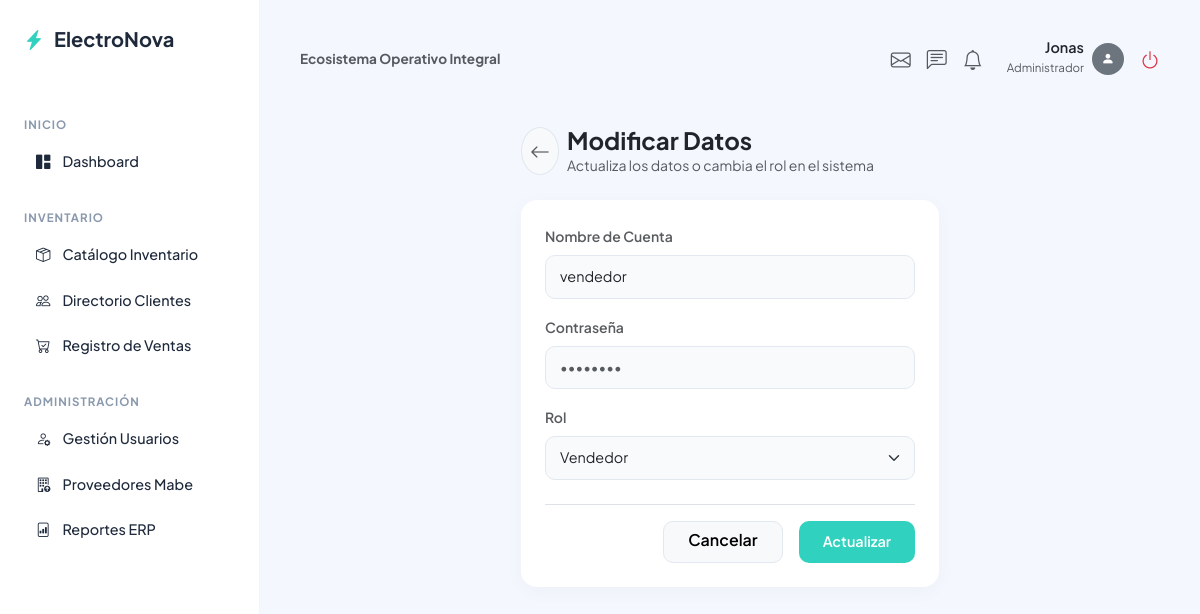
Screenshot of /auth/usuarios/edit/3 (signed in) with the database file from the repository.
### app/auth/models.py (models this page shows)
class Usuario(db.Model, UserMixin):
    __tablename__ = "usuarios"
    id = db.Column(db.Integer, primary_key=True)
    username = db.Column(db.String(100), unique=True, nullable=False)
    password = db.Column(db.String(200), nullable=False)
    rol_id = db.Column(db.Integer, db.ForeignKey("roles.id"), nullable=False)
    @property
    def rol(self):
        return self.rol_rel.nombre if self.rol_rel else "Vendedor"

class Rol(db.Model):
    __tablename__ = "roles"
    id = db.Column(db.Integer, primary_key=True)
    nombre = db.Column(db.String(50), unique=True, nullable=False)
    usuarios = db.relationship("Usuario", backref="rol_rel", lazy=True)

### app/auth/routes.py (the view, shortened to what this page needs)
@auth_bp.route("/usuarios/edit/<int:id>", methods=["GET", "POST"])
@login_required
@admin_required
def edit_usuario(id):
    usuario = Usuario.query.get_or_404(id)
    if usuario.id == current_user.id:
        flash("Para modificar tus propias credenciales activas, ve al panel de perfil.", "warning")
        return redirect(url_for("auth.usuarios_index"))
    return render_template("auth/edit_usuario.html", usuario=usuario)

### app/auth/helpers.py (called while the page is built)
def admin_required(f):
    @wraps(f)
    def decorated_function(*args, **kwargs):
        if not current_user.is_authenticated or current_user.rol != "Administrador":
            flash("Acceso denegado: Se requieren permisos de Administrador.", "danger")
            return redirect(url_for("core.dashboard"))
        return f(*args, **kwargs)
    return decorated_function

### app/auth/templates/auth/edit_usuario.html (shortened to what this page needs)
{% extends 'base.html' %}
{% block content %}
<div class="row justify-content-center mt-3">
    <div class="col-lg-6">
        <div class="d-flex align-items-center gap-2 mb-4">
            <a href="{{ url_for('auth.usuarios_index') }}" class="btn btn-light rounded-circle p-2 d-inline-flex text-muted" style="border: 1px solid #e2e8f0;">
                <i class="bi bi-arrow-left fs-5"></i>
            </a>
            <div>
                <h4 class="fw-bold mb-0 text-dark">Modificar Datos</h4>
                <p class="text-muted small mb-0">Actualiza los datos o cambia el rol en el sistema</p>
            </div>
        </div>
        <div class="cleo-card p-4">
            <form method="POST" action="{{ url_for('auth.edit_usuario', id=usuario.id) }}">
                <div class="mb-3">
                    <label class="form-label fw-semibold small text-muted">Nombre de Cuenta</label>
                    <input type="text" name="username" class="form-control" value="{{ usuario.username }}" required>
                </div>
                <div class="mb-3">
                    <label class="form-label fw-semibold small text-muted">Contraseña</label>
                    <input type="password" name="password" class="form-control" placeholder="••••••••">
                </div>
                <div class="mb-4">
                    <label class="form-label fw-semibold small text-muted">Rol</label>
                    <select name="rol" class="form-select">
                        <option value="Vendedor" {% if usuario.rol == 'Vendedor' %}selected{% endif %}>Vendedor</option>
                    </select>
                </div>
                <div class="d-flex justify-content-end gap-3 border-top pt-3">
                    <a href="{{ url_for('auth.usuarios_index') }}" class="btn btn-light px-4" style="border-radius: 10px; font-weight: 600; border: 1px solid #e2e8f0;">
                        Cancelar
                    </a>
                    <button type="submit" class="btn btn-cleo-primary px-4">
                        Actualizar
                    </button>
                </div>
            </form>
        </div>
    </div>
</div>
{% endblock %}

### app/templates/base.html (shortened to what this page needs)
<!DOCTYPE html>
<html lang="es">
<head>
    <link href="https://cdn.jsdelivr.net/npm/bootstrap@5.3.0/dist/css/bootstrap.min.css" rel="stylesheet">
    <link rel="stylesheet" href="https://cdn.jsdelivr.net/npm/bootstrap-icons@1.11.0/font/bootstrap-icons.css">
</head>
<body>
    <div class="wrapper">
        {% if current_user.is_authenticated %}
            <aside class="sidebar">
                <a href="{{ url_for('core.dashboard') }}" class="brand-logo">
                    <i class="bi bi-lightning-charge-fill" style="color: var(--cleo-primary);"></i> ElectroNova
                </a>
                <div class="menu-category">Inicio</div>
                <ul class="nav-menu">
                    <li class="nav-menu-item">
                        <a href="{{ url_for('core.dashboard') }}" class="nav-menu-link">
                            <i class="bi bi-grid-1x2-fill"></i> Dashboard
                        </a>
                    </li>
                </ul>
                <div class="menu-category">Inventario</div>
                <ul class="nav-menu">
                    <li class="nav-menu-item">
                        <a href="{{ url_for('inventario.index') }}" class="nav-menu-link">
                            <i class="bi bi-box-seam"></i> Catálogo Inventario
                        </a>
                    </li>
                    <li class="nav-menu-item">
                        <a href="{{ url_for('clientes.index') }}" class="nav-menu-link">
                            <i class="bi bi-people"></i> Directorio Clientes
                        </a>
                    </li>
                    <li class="nav-menu-item">
                        <a href="{{ url_for('ventas.index') }}" class="nav-menu-link">
                            <i class="bi bi-cart-check"></i> Registro de Ventas
                        </a>
                    </li>
                </ul>
                {% if current_user.rol == 'Administrador' %}
                <div class="menu-category">Administración</div>
                <ul class="nav-menu">
                    <li class="nav-menu-item">
                        <a href="{{ url_for('auth.usuarios_index') }}" class="nav-menu-link">
                            <i class="bi bi-person-gear"></i> Gestión Usuarios
                        </a>
                    </li>
                    <li class="nav-menu-item">
                        <a href="{{ url_for('inventario.proveedores') }}" class="nav-menu-link">
                            <i class="bi bi-building-up"></i> Proveedores Mabe
                        </a>
                    </li>
                    <li class="nav-menu-item">
                        <a href="{{ url_for('core.reportes') }}" class="nav-menu-link">
                            <i class="bi bi-file-bar-graph"></i> Reportes ERP
                        </a>
                    </li>
                </ul>
                {% endif %}
            </aside>
        {% endif %}
        <main class="main-content {% if current_user.is_authenticated %}authenticated{% else %}guest{% endif %}">
            {% if current_user.is_authenticated %}
                <header class="top-bar">
                    <div>
                        <h5 class="fw-bold mb-0 text-muted" style="font-size: 0.85rem;">Ecosistema Operativo Integral</h5>
                    </div>
                    <div class="d-flex align-items-center gap-4">
                        <div class="text-muted d-flex gap-3 fs-5">
                            <i class="bi bi-envelope" style="cursor: pointer;"></i>
                            <i class="bi bi-chat-left-text" style="cursor: pointer;"></i>
                            <i class="bi bi-bell" style="cursor: pointer;"></i>
                        </div>
                        <div class="d-flex align-items-center gap-2">
                            <div class="text-end">
                                <span class="fw-semibold text-dark d-block" style="font-size: 0.9rem; line-height: 1;">{{ current_user.username }}</span>
                                <small class="text-muted" style="font-size: 0.72rem;">{{ current_user.rol }}</small>
                            </div>
                            <div class="bg-secondary rounded-circle d-flex align-items-center justify-content-center text-white" style="width: 32px; height: 32px; font-size: 0.8rem;">
                                <i class="bi bi-person-fill"></i>
                            </div>
                            <a href="{{ url_for('auth.logout') }}" class="text-danger ms-2 fs-5" title="Cerrar Sesión">
                                <i class="bi bi-power"></i>
                            </a>
                        </div>
                    </div>
                </header>
            {% endif %}
            {% block content %}{% endblock %}
        </main>
    </div>
</body>
</html>

### app/templates/base.html (style rules this page uses)
:root { --cleo-bg: #f4f7fe; --cleo-sidebar-bg: #ffffff; --cleo-primary: #30D1BE; --cleo-primary-hover: #26b3a3; --cleo-text-dark: #1e293b; --cleo-text-muted: #8a99ad; --cleo-card-shadow: 0px 4px 20px rgba(0, 0, 0, 0.03); }
body { background-color: var(--cleo-bg); font-family: 'Plus Jakarta Sans', sans-serif; color: var(--cleo-text-dark); overflow-x: hidden; margin: 0; padding: 0; }
.wrapper { display: flex; min-height: 100vh; }
.sidebar { width: 260px; background-color: var(--cleo-sidebar-bg); border-right: 1px solid rgba(0,0,0,0.04); padding: 24px; display: flex; flex-direction: column; position: fixed; height: 100vh; z-index: 100; }
.brand-logo { font-size: 1.25rem; font-weight: 700; color: var(--cleo-text-dark); text-decoration: none; display: flex; align-items: center; gap: 10px; margin-bottom: 40px; }
.menu-category { font-size: 0.72rem; text-transform: uppercase; letter-spacing: 1px; color: var(--cleo-text-muted); font-weight: 700; margin-top: 22px; margin-bottom: 8px; }
.nav-menu { list-style: none; padding-left: 0; margin-bottom: 0; }
.nav-menu-item { margin-bottom: 4px; }
.nav-menu-link { display: flex; align-items: center; gap: 12px; padding: 10px 12px; color: var(--cleo-text-dark); text-decoration: none; font-size: 0.9rem; font-weight: 500; border-radius: 8px; transition: all 0.2s ease; }
.main-content { flex-grow: 1; min-height: 100vh; display: flex; flex-direction: column; }
.main-content.authenticated { margin-left: 260px; padding: 40px; }
.top-bar { display: flex; justify-content: space-between; align-items: center; margin-bottom: 32px; }
.cleo-card { background: #ffffff; border: none; border-radius: 16px; box-shadow: var(--cleo-card-shadow); padding: 24px; margin-bottom: 24px; }
.btn-cleo-primary { background-color: var(--cleo-primary); color: #ffffff; border: none; padding: 10px 20px; border-radius: 10px; font-weight: 600; font-size: 0.9rem; transition: background 0.2s ease; }
.form-control, .form-select { border: 1px solid #e2e8f0; border-radius: 10px; padding: 10px 14px; font-size: 0.9rem; background-color: #f8fafc; }

### rows the page displays
Usuario: username "Jonas"
Rol: rol "Administrador"
Usuario: username "vendedor"
Rol: rol "Vendedor"
